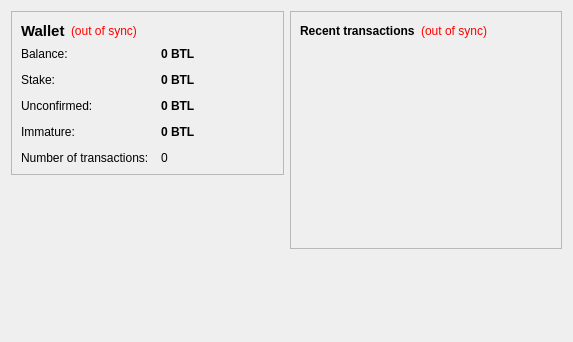
<?xml version="1.0" encoding="UTF-8"?>
<ui version="4.0">
 <class>OverviewPage</class>
 <widget class="QWidget" name="OverviewPage">
  <property name="geometry">
   <rect>
    <x>0</x>
    <y>0</y>
    <width>573</width>
    <height>342</height>
   </rect>
  </property>
  <property name="windowTitle">
   <string>Form</string>
  </property>
  <layout class="QHBoxLayout" name="horizontalLayout" stretch="1,1">
   <item>
    <layout class="QVBoxLayout" name="verticalLayout_2">
     <item>
      <widget class="QFrame" name="frame">
       <property name="frameShape">
        <enum>QFrame::StyledPanel</enum>
       </property>
       <property name="frameShadow">
        <enum>QFrame::Raised</enum>
       </property>
       <layout class="QVBoxLayout" name="verticalLayout_4">
        <item>
         <layout class="QHBoxLayout" name="horizontalLayout_4">
          <item>
           <widget class="QLabel" name="label_5">
            <property name="font">
             <font>
              <pointsize>11</pointsize>
              <weight>75</weight>
              <bold>true</bold>
             </font>
            </property>
            <property name="text">
             <string>Wallet</string>
            </property>
           </widget>
          </item>
          <item>
           <widget class="QLabel" name="labelWalletStatus">
            <property name="toolTip">
             <string>The displayed information may be out of date. Your wallet automatically synchronizes with the Bitleu network after a connection is established, but this process has not completed yet.</string>
            </property>
            <property name="styleSheet">
             <string notr="true">QLabel { color: red; }</string>
            </property>
            <property name="text">
             <string notr="true">(out of sync)</string>
            </property>
            <property name="alignment">
             <set>Qt::AlignLeading|Qt::AlignLeft|Qt::AlignVCenter</set>
            </property>
           </widget>
          </item>
          <item>
           <spacer name="horizontalSpacer_2">
            <property name="orientation">
             <enum>Qt::Horizontal</enum>
            </property>
            <property name="sizeHint" stdset="0">
             <size>
              <width>40</width>
              <height>20</height>
             </size>
            </property>
           </spacer>
          </item>
         </layout>
        </item>
        <item>
         <layout class="QFormLayout" name="formLayout_2">
          <property name="fieldGrowthPolicy">
           <enum>QFormLayout::AllNonFixedFieldsGrow</enum>
          </property>
          <property name="horizontalSpacing">
           <number>12</number>
          </property>
          <property name="verticalSpacing">
           <number>12</number>
          </property>
          <item row="0" column="0">
           <widget class="QLabel" name="label">
            <property name="text">
             <string>Balance:</string>
            </property>
           </widget>
          </item>
          <item row="0" column="1">
           <widget class="QLabel" name="labelBalance">
            <property name="font">
             <font>
              <weight>75</weight>
              <bold>true</bold>
             </font>
            </property>
            <property name="cursor">
             <cursorShape>IBeamCursor</cursorShape>
            </property>
            <property name="toolTip">
             <string>Your current balance</string>
            </property>
            <property name="text">
             <string notr="true">0 BTL</string>
            </property>
            <property name="textInteractionFlags">
             <set>Qt::LinksAccessibleByMouse|Qt::TextSelectableByKeyboard|Qt::TextSelectableByMouse</set>
            </property>
           </widget>
          </item>
          <item row="1" column="0">
           <widget class="QLabel" name="label_6">
            <property name="text">
             <string>Stake:</string>
            </property>
           </widget>
          </item>
          <item row="1" column="1">
           <widget class="QLabel" name="labelStake">
            <property name="font">
             <font>
              <weight>75</weight>
              <bold>true</bold>
             </font>
            </property>
            <property name="cursor">
             <cursorShape>IBeamCursor</cursorShape>
            </property>
            <property name="toolTip">
             <string>Total of coins that was staked, and do not yet count toward the current balance</string>
            </property>
            <property name="text">
             <string notr="true">0 BTL</string>
            </property>
            <property name="textInteractionFlags">
             <set>Qt::LinksAccessibleByMouse|Qt::TextSelectableByKeyboard|Qt::TextSelectableByMouse</set>
            </property>
           </widget>
          </item>
          <item row="2" column="0">
           <widget class="QLabel" name="label_3">
            <property name="text">
             <string>Unconfirmed:</string>
            </property>
           </widget>
          </item>
          <item row="2" column="1">
           <widget class="QLabel" name="labelUnconfirmed">
            <property name="font">
             <font>
              <weight>75</weight>
              <bold>true</bold>
             </font>
            </property>
            <property name="cursor">
             <cursorShape>IBeamCursor</cursorShape>
            </property>
            <property name="toolTip">
             <string>Total of transactions that have yet to be confirmed, and do not yet count toward the current balance</string>
            </property>
            <property name="text">
             <string notr="true">0 BTL</string>
            </property>
            <property name="textInteractionFlags">
             <set>Qt::LinksAccessibleByMouse|Qt::TextSelectableByKeyboard|Qt::TextSelectableByMouse</set>
            </property>
           </widget>
          </item>
          <item row="3" column="0">
           <widget class="QLabel" name="labelImmatureText">
            <property name="text">
             <string>Immature:</string>
            </property>
           </widget>
          </item>
          <item row="3" column="1">
           <widget class="QLabel" name="labelImmature">
            <property name="font">
             <font>
              <weight>75</weight>
              <bold>true</bold>
             </font>
            </property>
            <property name="toolTip">
             <string>Mined balance that has not yet matured</string>
            </property>
            <property name="text">
             <string notr="true">0 BTL</string>
            </property>
            <property name="textInteractionFlags">
             <set>Qt::LinksAccessibleByMouse|Qt::TextSelectableByKeyboard|Qt::TextSelectableByMouse</set>
            </property>
           </widget>
          </item>
          <item row="4" column="0">
           <widget class="QLabel" name="label_2">
            <property name="text">
             <string>Number of transactions:</string>
            </property>
           </widget>
          </item>
          <item row="4" column="1">
           <widget class="QLabel" name="labelNumTransactions">
            <property name="toolTip">
             <string>Total number of transactions in wallet</string>
            </property>
            <property name="text">
             <string notr="true">0</string>
            </property>
           </widget>
          </item>
         </layout>
        </item>
       </layout>
      </widget>
     </item>
     <item>
      <spacer name="verticalSpacer">
       <property name="orientation">
        <enum>Qt::Vertical</enum>
       </property>
       <property name="sizeHint" stdset="0">
        <size>
         <width>20</width>
         <height>40</height>
        </size>
       </property>
      </spacer>
     </item>
    </layout>
   </item>
   <item>
    <layout class="QVBoxLayout" name="verticalLayout_3">
     <item>
      <widget class="QFrame" name="frame_2">
       <property name="frameShape">
        <enum>QFrame::StyledPanel</enum>
       </property>
       <property name="frameShadow">
        <enum>QFrame::Raised</enum>
       </property>
       <layout class="QVBoxLayout" name="verticalLayout">
        <item>
         <layout class="QHBoxLayout" name="horizontalLayout_2">
          <item>
           <widget class="QLabel" name="label_4">
            <property name="text">
             <string>&lt;b&gt;Recent transactions&lt;/b&gt;</string>
            </property>
           </widget>
          </item>
          <item>
           <widget class="QLabel" name="labelTransactionsStatus">
            <property name="toolTip">
             <string>The displayed information may be out of date. Your wallet automatically synchronizes with the Bitleu network after a connection is established, but this process has not completed yet.</string>
            </property>
            <property name="styleSheet">
             <string notr="true">QLabel { color: red; }</string>
            </property>
            <property name="text">
             <string notr="true">(out of sync)</string>
            </property>
            <property name="alignment">
             <set>Qt::AlignRight|Qt::AlignTrailing|Qt::AlignVCenter</set>
            </property>
           </widget>
          </item>
          <item>
           <spacer name="horizontalSpacer">
            <property name="orientation">
             <enum>Qt::Horizontal</enum>
            </property>
            <property name="sizeHint" stdset="0">
             <size>
              <width>40</width>
              <height>20</height>
             </size>
            </property>
           </spacer>
          </item>
         </layout>
        </item>
        <item>
         <widget class="QListView" name="listTransactions">
          <property name="styleSheet">
           <string notr="true">QListView { background: transparent; }</string>
          </property>
          <property name="frameShape">
           <enum>QFrame::NoFrame</enum>
          </property>
          <property name="verticalScrollBarPolicy">
           <enum>Qt::ScrollBarAlwaysOff</enum>
          </property>
          <property name="horizontalScrollBarPolicy">
           <enum>Qt::ScrollBarAlwaysOff</enum>
          </property>
          <property name="selectionMode">
           <enum>QAbstractItemView::NoSelection</enum>
          </property>
         </widget>
        </item>
       </layout>
      </widget>
     </item>
     <item>
      <spacer name="verticalSpacer_2">
       <property name="orientation">
        <enum>Qt::Vertical</enum>
       </property>
       <property name="sizeHint" stdset="0">
        <size>
         <width>20</width>
         <height>40</height>
        </size>
       </property>
      </spacer>
     </item>
    </layout>
   </item>
  </layout>
 </widget>
 <resources/>
 <connections/>
</ui>
